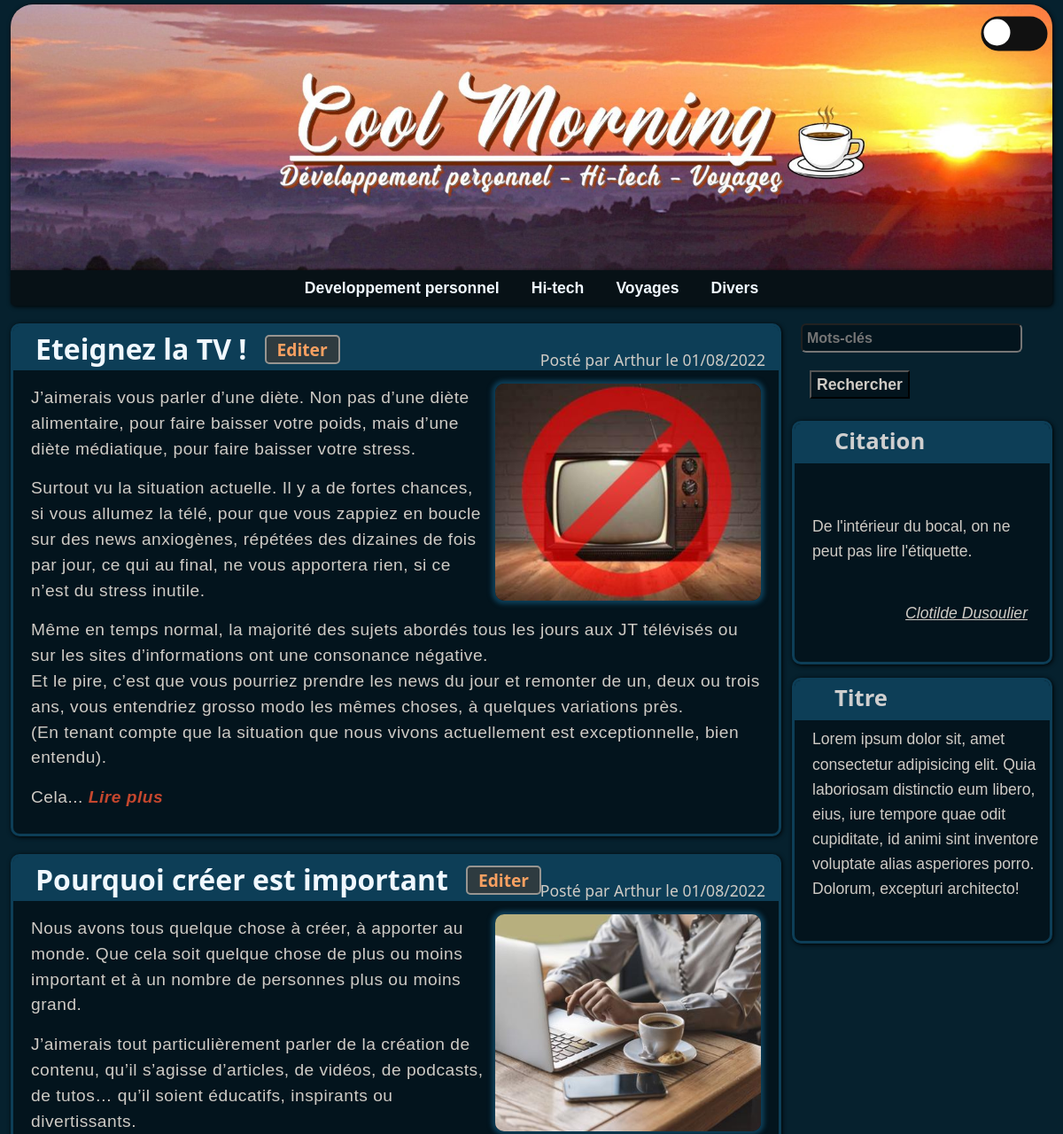
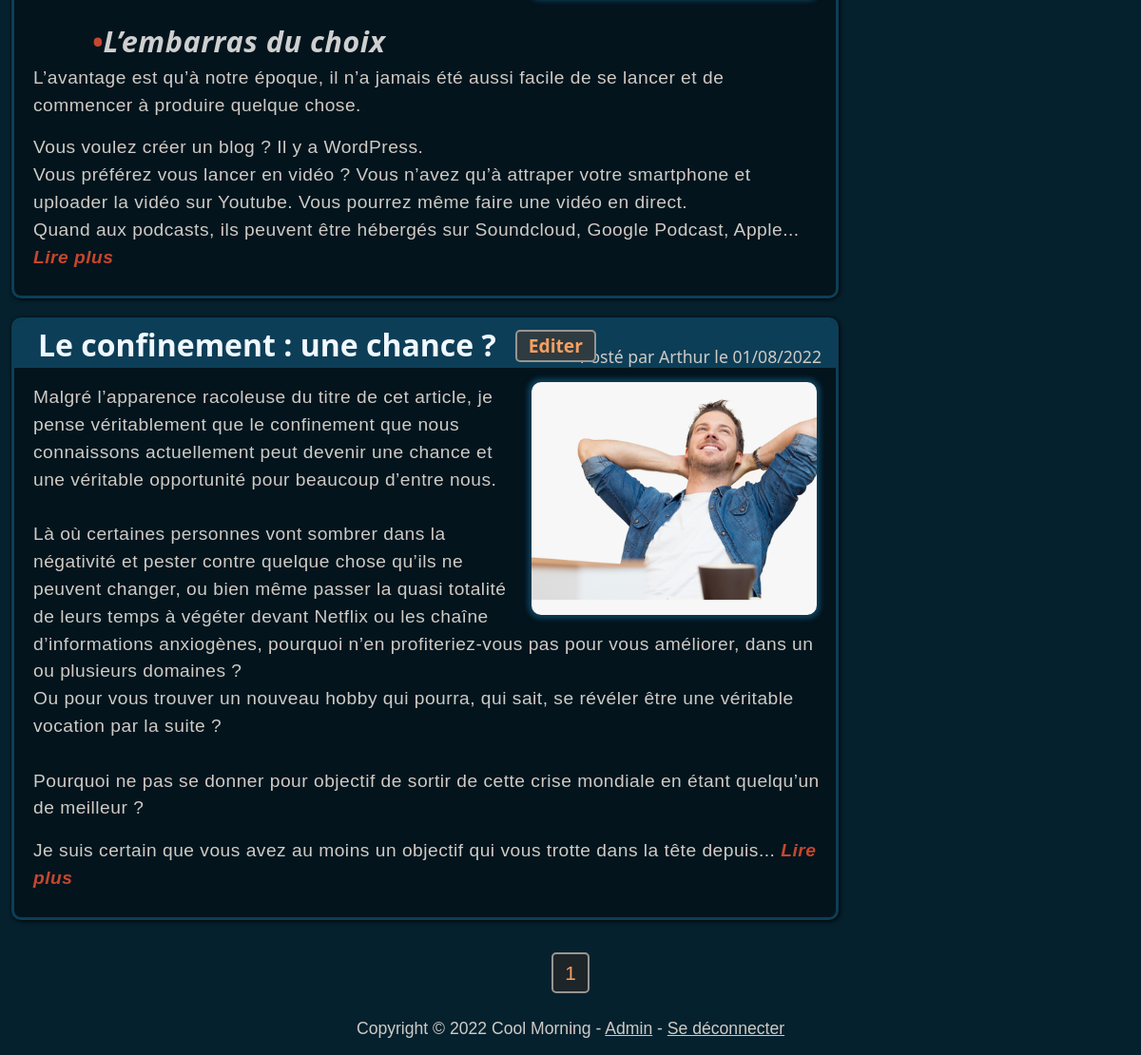
The page / on the database its author committed (2 pictures, top to bottom).
### models.py (models this page shows)
class Article(db.Model):
    id = db.Column(db.Integer, primary_key=True)
    title = db.Column(db.String(100), nullable=False)
    text = db.Column(db.Text, nullable=False)
    date = db.Column(db.DateTime, nullable=False)
    scheduled = db.Column(db.Boolean, nullable=False)
    category = db.Column(db.String(50), nullable=False)
    posted = db.Column(db.Boolean, nullable=False)
    author = db.Column(db.String(50), nullable=False)
    img = db.Column(db.String, nullable=False)

class Quote(db.Model):
    id = db.Column(db.Integer, primary_key=True)
    text = db.Column(db.Text, nullable=False)
    author = db.Column(db.String(50))

### app.py (the view)
@app.route("/")
def index():
    if request.args.get("q"):
        q = request.args.get("q")
    else:
        q = ""
    page_selected = int(request.args.get("page", 1))  # We get the current page by looking at the URL
    total_pages, nb_pages = page_list("posted", q) # A list of pages and its length
    start = (page_selected * ARTICLES_PER_PAGE) - ARTICLES_PER_PAGE
    start_butt, end_butt = buttons_range()
    if page_selected < start_butt:
        pages = total_pages[:BUTTONS_DISPLAYED]
    elif page_selected > nb_pages - end_butt:
        if nb_pages <= 2:
            pages = total_pages
        else:
            pages = total_pages[nb_pages - BUTTONS_DISPLAYED:]
    else:
        pages = total_pages[page_selected - start_butt:page_selected + end_butt]
    list_posts = Article.query.filter(Article.posted == True, Article.text.contains(q)).order_by(Article.date.desc()).offset(start).limit(ARTICLES_PER_PAGE).all()
    quote = Quote.query.order_by(func.random()).first()
    return render_template("index.html", articles=list_posts, page_selected=int(page_selected),
                            pages=pages, displayed=BUTTONS_DISPLAYED, total=total_pages,
                            start_butt=start_butt, end_butt=end_butt, quote=quote, q=q, Markup=Markup)

### helpers.py (called while the page is built)
def page_list(status, keywords):
    if status == "all":
        nb_articles = Article.query.filter(Article.text.contains(keywords)).count()
    elif status == "posted":
        nb_articles = Article.query.filter(Article.text.contains(keywords), Article.posted == True).count()
    elif status == "scheduled":
        nb_articles = Article.query.filter(Article.text.contains(keywords), Article.scheduled == True).count()
    else:  # archived
        nb_articles = Article.query.filter(Article.text.contains(keywords), Article.posted == False, Article.scheduled == False).count()
    nb_pages = math.ceil(nb_articles / ARTICLES_PER_PAGE)  # Calculate enough pages to fit all the articles
    total_pages = range(1, nb_pages + 1)  # This list represent the total of pages containing all the published articles
    return total_pages, nb_pages  # Return the list of pages and its length

def buttons_range():
    return math.ceil(BUTTONS_DISPLAYED/2), math.floor(BUTTONS_DISPLAYED/2)

### templates/index.html (shortened to what this page needs)
{% extends "layout.html" %}
{% block body %}
<div class="row">
    <div class="col-md-9">
        {% for article in articles %}
        <div class="article">
            <div class="article-header">
                <h2>
                    <a href="/article?id={{ article.id }}#begin">{{ article.title }}</a>
                    {% if session.user != None%}
                        <a class="edit-button" href="/edit_article?id={{ article.id }}">Editer</a>
                    {% endif %}
                </h2>
                <p>Posté par {{ article.author }} le {{ article.date.strftime('%d/%m/%Y') }}</p>
            </div>
            <img src="{{ article.img }}" class="thumb">
            <div class="text">
                {{ Markup(article.text)|truncate(1060) }} <span class="read-more"><a href="/article?id={{ article.id }}#begin">Lire plus</a></span>
            </div>
        </div>
        {% endfor %}
    </div>
    <div class="col-md-3">
        <form class="index-search" action="/">
            <input type="text" name="q" class="keywords-input keywords-index" placeholder="Mots-clés" value="{{ q }}">
            <input type="submit" value="Rechercher">
        </form>
        <div class="aside aside-quote">
            <div class="aside-header">
                <h2>Citation</h2>
            </div>
            <span class="quote-block">
                <span class="quote-text">{{ Markup(quote.text) }}</span>
            </span>
            {% if quote.author %}
                <p class="quote-author">{{ quote.author }}</p>
            {% endif %}
        </div>
        <div class="aside">
            <div class="aside-header">
                <h2>Titre</h2>
            </div>
            <p>Lorem ipsum dolor sit, amet consectetur adipisicing elit. Quia laboriosam distinctio eum libero, eius, iure tempore quae odit cupiditate, id animi sint inventore voluptate alias asperiores porro. Dolorum, excepturi architecto!</p>
        </div>
    </div>
</div>
<div class="pages">
    {% for page in pages %}
        {% if page == page_selected %}
            <a href="/?page={{ page }}&q={{ q }}" class="page-buttons-selected">{{ page }}</a>
        {% else %}
            <a href="/?page={{ page }}&q={{ q }}" class="page-buttons">{{ page }}</a>
        {% endif %}
    {% endfor %}
</div>
{% endblock %}

### static/styles/custom.css (style rules this page uses)
body { background-color: #06212e; font-family: Verdana, Arial, Tahoma, Serif; color: #cfcbc5; }
.index-search { width: 100%; margin-left: 10px; margin-top: 10px; }
.keywords-index { margin-bottom: 0px !important; }
.article-header { background-color: #0d3e57; border-radius: 6px 6px 0px 0px; padding-left: 25px; height: 50px; }
.aside-header { background-color: #0d3e57; height: 45px; border-radius: 6px 6px 0px 0px; padding-left: 25px; }
.article-header h2 { font-family: Candara, Calibri, Segoe, Segoe UI, Optima, Arial, sans-serif; position: absolute; margin-top: 7px; font-weight: bolder; display: inline; }
.article-header h2 a { color: aliceblue; text-decoration: none; }
.article-header h2 { color: aliceblue; }
.article-header p { font-family: Candara, Calibri, Segoe, Segoe UI, Optima, Arial, sans-serif; color: #cfcbc5; display: inline; float: right; font-size: 1.1em; padding-top: 25px; padding-right: 15px; margin-bottom: -2px; }
.read-more a { font-weight: 600; font-style: italic; color: #c5472e !important; text-decoration: none; }
.aside h2 { color: #cfcfcf; Font-family: Candara, Calibri, Segoe, Segoe UI, Optima, Arial, sans-serif; font-weight: bolder; width: 200px; padding : 5px 0px 5px 30px; padding-left: 20px; font-size: 1.6em; }
.article .thumb { margin: 15px 20px 3px 10px; float: right; border-radius: 10px; width: 300px; height: 245px; object-fit: cover; box-shadow: 0px 0px 5px 4px #0d3e57; }
.article .text, .edit-article .text { font-size: 1.2em; padding: 17px 15px 10px 20px; letter-spacing: 0.5px; }
.article h3 { color: #cfcfcf; font-family: Candara, Calibri, Segoe, Segoe UI, Optima, Arial, sans-serif; font-weight: bold; font-size: 1.6em; font-style: italic; margin-top: 0.8em; margin-bottom: 0.2em; margin-left: 2em; }
.article h3:before { content:"•"; color: #c5472e; display: inline-block; }
.aside p { font-size: 1.1em; padding: 7px 10px 0px 20px; line-height: 1.6em; }
.quote-author { position: absolute; right: 15px; bottom: 25px; text-align: right; font-style: italic; text-decoration: underline; }
.aside-quote { height: 275px !important; position: relative !important; }
.quote-block { margin: 0; position: absolute; top: 50%; -ms-transform: translateY(-50%); transform: translateY(-50%); }
.article, .edit-article { min-height: 350px; }
.edit-button { position: absolute; color: #f8a061 !important; margin-left: 20px; margin-top: 3px !important; font-size: 0.6em; font-weight: bold; text-decoration: none; border: solid 1px #f8a061; background-color: #2e3b40; padding: 3px 12px; border: solid 2px #979591; border-radius: 5px; }
.article, .aside, .edit-article { box-sizing: border-box; background-color: #03141d; border-radius: 10px; border: #0d3e57 solid; box-shadow: 1px 1px 5px black; }
.article { margin-top: 20px; }
.aside { margin-top: 15px; height: 300px; overflow: auto; }
.col-md-3 { padding:0; }
.col-md-9 { padding-left:0; }
.keywords-input { margin: 10px 10px 20px 0px; background-color: #03141d; color: #cfcbc5; padding: 2.5px; padding-left: 5px; font-size: 1em; border-radius: 6px; font-weight: bold; width: 250px; }
input[type=submit] { margin: 20px 0px 10px 10px; background-color: #03141d; color: #cfcbc5; font-size: 1.1em; font-weight: bold; cursor: default !important; }
.pages { width: 400px; margin: auto; margin-top: 40px; margin-bottom: 30px; text-align: center; }
.pages a { text-decoration: none; }
.page-buttons-selected { font-size: 1.3em; color: #f8a061; background-color: #1d2529; padding: 8px 12px; border: solid 2px #979591; margin: 5px; border-radius: 5px; pointer-events: none; }

### rows shown on the page
Article: title "Eteignez la TV !", author "Arthur", date "01/08/2022", shows a picture, text "J’aimerais vous parler d’une diète. Non pas d’une diète alimentaire, pour faire baisser votre poids, mais d’une diète médiatique, pour faire baisser votre stress. Surtout vu la situation actuelle. Il y a de fortes chances, si vous allumez la télé, pour que vous zappiez en boucle sur des news anxiogènes, répétées des dizaines de fois par jour, ce qui au final, ne vous apportera rien, si ce n’est du stress inutile. Même en temps normal, la majorité des sujets abordés tous les jours aux JT télévisés ou sur les sites d’informations ont une consonance négative. Et le pire, c’est que vous pourriez prendre les news du jour et remonter de un, deux ou trois ans, vous entendriez grosso modo les mêmes…"
Article: title "Pourquoi créer est important", author "Arthur", date "01/08/2022", shows a picture, text "Nous avons tous quelque chose à créer, à apporter au monde. Que cela soit quelque chose de plus ou moins important et à un nombre de personnes plus ou moins grand. J’aimerais tout particulièrement parler de la création de contenu, qu’il s’agisse d’articles, de vidéos, de podcasts, de tutos… qu’il soient éducatifs, inspirants ou divertissants. L’embarras du choix L’avantage est qu’à notre époque, il n’a jamais été aussi facile de se lancer et de commencer à produire quelque chose. Vous voulez créer un blog ? Il y a WordPress. Vous préférez vous lancer en vidéo ? Vous n’avez qu’à attraper votre smartphone et uploader la vidéo sur Youtube. Vous pourrez même faire une vidéo en direct. Quand aux…"
Article: title "Le confinement : une chance ?", author "Arthur", date "01/08/2022", shows a picture, text "Malgré l’apparence racoleuse du titre de cet article, je pense véritablement que le confinement que nous connaissons actuellement peut devenir une chance et une véritable opportunité pour beaucoup d’entre nous. Là où certaines personnes vont sombrer dans la négativité et pester contre quelque chose qu’ils ne peuvent changer, ou bien même passer la quasi totalité de leurs temps à végéter devant Netflix ou les chaîne d’informations anxiogènes, pourquoi n’en profiteriez-vous pas pour vous améliorer, dans un ou plusieurs domaines ? Ou pour vous trouver un nouveau hobby qui pourra, qui sait, se révéler être une véritable vocation par la suite ? Pourquoi ne pas se donner pour objectif de sortir…"
Quote: text "De l'intérieur du bocal, on ne peut pas lire l'étiquette.", author "Clotilde Dusoulier"

### other values the page prints
{{ page }} "1"
